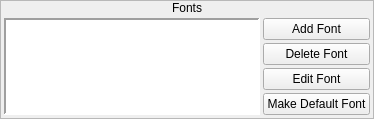
                   <widget class="QFrame" name="frame_51">
                    <property name="frameShape">
                     <enum>QFrame::StyledPanel</enum>
                    </property>
                    <property name="frameShadow">
                     <enum>QFrame::Raised</enum>
                    </property>
                    <layout class="QVBoxLayout" name="verticalLayout_68">
                     <property name="spacing">
                      <number>0</number>
                     </property>
                     <property name="margin">
                      <number>0</number>
                     </property>
                     <item>
                      <widget class="QLabel" name="label_45">
                       <property name="sizePolicy">
                        <sizepolicy hsizetype="Preferred" vsizetype="Fixed">
                         <horstretch>0</horstretch>
                         <verstretch>0</verstretch>
                        </sizepolicy>
                       </property>
                       <property name="text">
                        <string>Fonts</string>
                       </property>
                       <property name="alignment">
                        <set>Qt::AlignCenter</set>
                       </property>
                      </widget>
                     </item>
                     <item>
                      <widget class="QWidget" name="widget_51" native="true">
                       <layout class="QHBoxLayout" name="horizontalLayout_23">
                        <property name="spacing">
                         <number>3</number>
                        </property>
                        <property name="margin">
                         <number>3</number>
                        </property>
                        <item>
                         <widget class="QListWidget" name="lwFontList">
                          <property name="sizePolicy">
                           <sizepolicy hsizetype="Preferred" vsizetype="Preferred">
                            <horstretch>0</horstretch>
                            <verstretch>0</verstretch>
                           </sizepolicy>
                          </property>
                          <property name="frameShape">
                           <enum>QFrame::Panel</enum>
                          </property>
                          <property name="lineWidth">
                           <number>2</number>
                          </property>
                          <property name="horizontalScrollBarPolicy">
                           <enum>Qt::ScrollBarAlwaysOff</enum>
                          </property>
                          <property name="iconSize">
                           <size>
                            <width>16</width>
                            <height>16</height>
                           </size>
                          </property>
                          <property name="verticalScrollMode">
                           <enum>QAbstractItemView::ScrollPerPixel</enum>
                          </property>
                          <property name="horizontalScrollMode">
                           <enum>QAbstractItemView::ScrollPerPixel</enum>
                          </property>
                         </widget>
                        </item>
                        <item>
                         <widget class="QWidget" name="widget_59" native="true">
                          <property name="sizePolicy">
                           <sizepolicy hsizetype="Preferred" vsizetype="Fixed">
                            <horstretch>0</horstretch>
                            <verstretch>0</verstretch>
                           </sizepolicy>
                          </property>
                          <layout class="QVBoxLayout" name="verticalLayout_67">
                           <property name="spacing">
                            <number>3</number>
                           </property>
                           <property name="margin">
                            <number>0</number>
                           </property>
                           <item>
                            <widget class="QPushButton" name="bAddFont">
                             <property name="text">
                              <string>Add Font</string>
                             </property>
                             <property name="icon">
                              <iconset resource="gui_icons.qrc">
                               <normaloff>:/icons/plus.png</normaloff>:/icons/plus.png</iconset>
                             </property>
                            </widget>
                           </item>
                           <item>
                            <widget class="QPushButton" name="bDeleteFont">
                             <property name="text">
                              <string>Delete Font</string>
                             </property>
                             <property name="icon">
                              <iconset resource="gui_icons.qrc">
                               <normaloff>:/icons/minus.png</normaloff>:/icons/minus.png</iconset>
                             </property>
                            </widget>
                           </item>
                           <item>
                            <widget class="QPushButton" name="bEditFont">
                             <property name="text">
                              <string>Edit Font</string>
                             </property>
                             <property name="icon">
                              <iconset resource="gui_icons.qrc">
                               <normaloff>:/icons/configure.png</normaloff>:/icons/configure.png</iconset>
                             </property>
                            </widget>
                           </item>
                           <item>
                            <widget class="QPushButton" name="bMakeDefaultFont">
                             <property name="toolTip">
                              <string>Set selected font as the default</string>
                             </property>
                             <property name="text">
                              <string>Make Default Font</string>
                             </property>
                             <property name="icon">
                              <iconset resource="gui_icons.qrc">
                               <normaloff>:/icons/anchorselection.png</normaloff>:/icons/anchorselection.png</iconset>
                             </property>
                            </widget>
                           </item>
                          </layout>
                         </widget>
                        </item>
                       </layout>
                      </widget>
                     </item>
                    </layout>
                   </widget>
